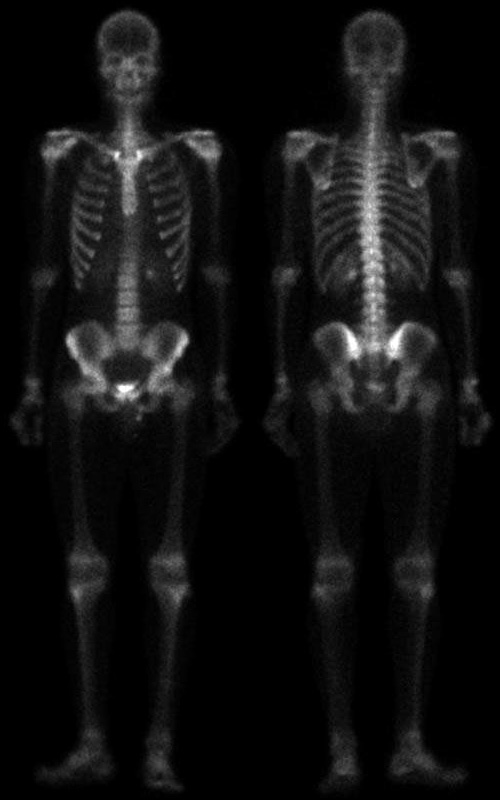
#> input picture Image_Enhancement/skeleton.tif, 500 x 800 px, found by its file name
$ python Image_Enhancement.py
#> lines starting #> are read from the running program, lines starting #| are printed output that depends on the picture

import numpy as np
import matplotlib.pyplot as plt
import imageio as iio

def func(img,kernel):
    row,col=img.shape
    nw=np.zeros((row,col))
    for i in range(1,row-1):
        for j in range(1,col-1):
            arr = img[i-1:i+2,j-1:j+2]
            nw[i][j] = int(np.sum(np.multiply(arr,kernel)))
    return nw
def gaussian(img,sigma):
    kernel=np.zeros((3,3))
    variance = pow(sigma,2)
    sz=3//2;
    for i in range(-sz,sz+1):
        for j in range(-sz,sz+1):
            kernel[sz+i][sz+j]=np.exp(-(i**2 + j**2) / (2 * variance**2))
    kernel=kernel/(np.sum(kernel))
    return func(img,kernel)
def laplace(img):
    laplace = np.array([[0,1,0],[1,-4,1],[0,1,0]])
    laplac_img = func(img2, laplace)
    laplac_img = np.multiply(k,laplac_img)
    return laplac_img

#input
path="F:\skeleton.tif"
img=iio.imread(path)
#> img is the input picture: shape (800, 500); min 0, max 255, mean 17.2
sigma=1;
k=1;

#processing the image
img2=gaussian(img,1)
laplac_img=laplace(img2)
#> after the loop in func (call 2), `for i in range(1,row-1):`:
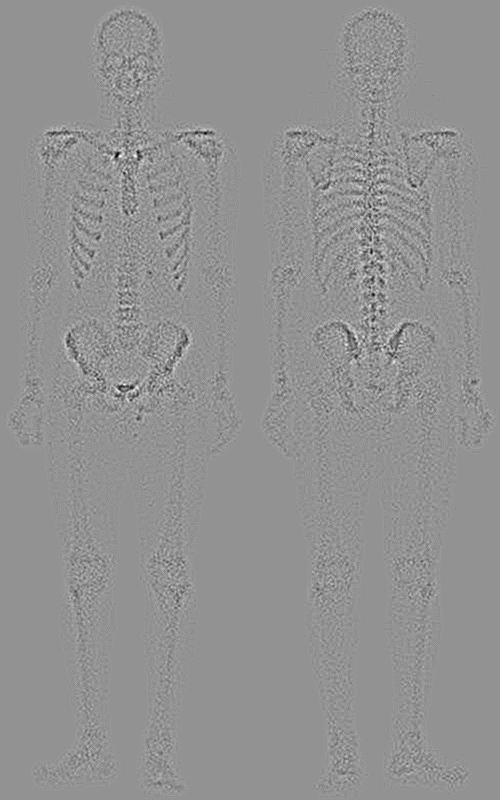
#> nw: shape (800, 500) float64; min -42, max 31, mean 0; drawn with min black and max white
sharp_img = img - laplac_img
sharp_img += np.abs(sharp_img.min())
sharp_img *= (255/sharp_img.max())
sharp_img = sharp_img.astype(np.uint8)

c = 256
gamma = 0.5
power_transformed_img = c * np.power((sharp_img/255),gamma)
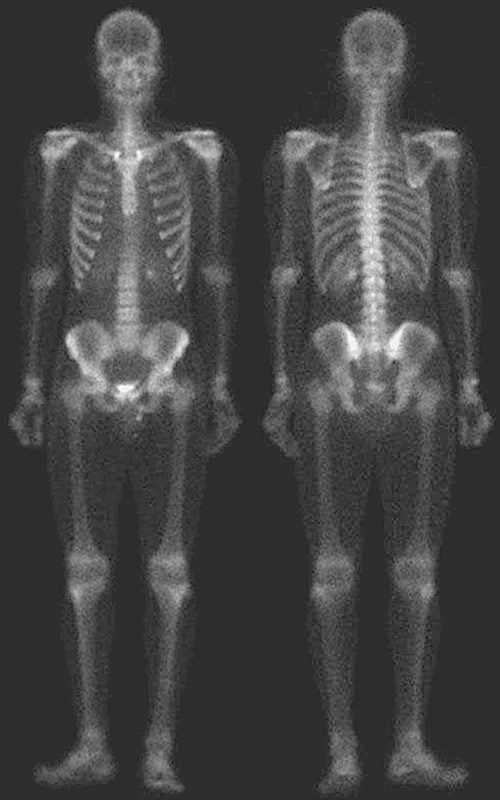
#> power_transformed_img: shape (800, 500) float64; min 0, max 256, mean 69.1; drawn with min black and max white
power_transformed_img = power_transformed_img.astype(np.uint8)

#output
fig = plt.figure()
fig.add_subplot(1,2,1)
plt.gray()
plt.imshow(img)
plt.axis('off')
plt.title("Input")

fig.add_subplot(1, 2, 2)
plt.gray()
plt.imshow(power_transformed_img)
plt.axis('off')
plt.title("Output")
plt.show()
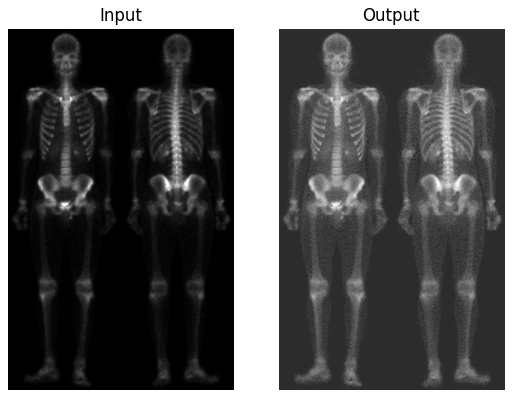
#> figure drawn by matplotlib, 2 panels

print("Order Of Gaussian filter = 0")
print("Sigma = ",sigma)
print("k = ",k)
print("Gamma = ",gamma)
